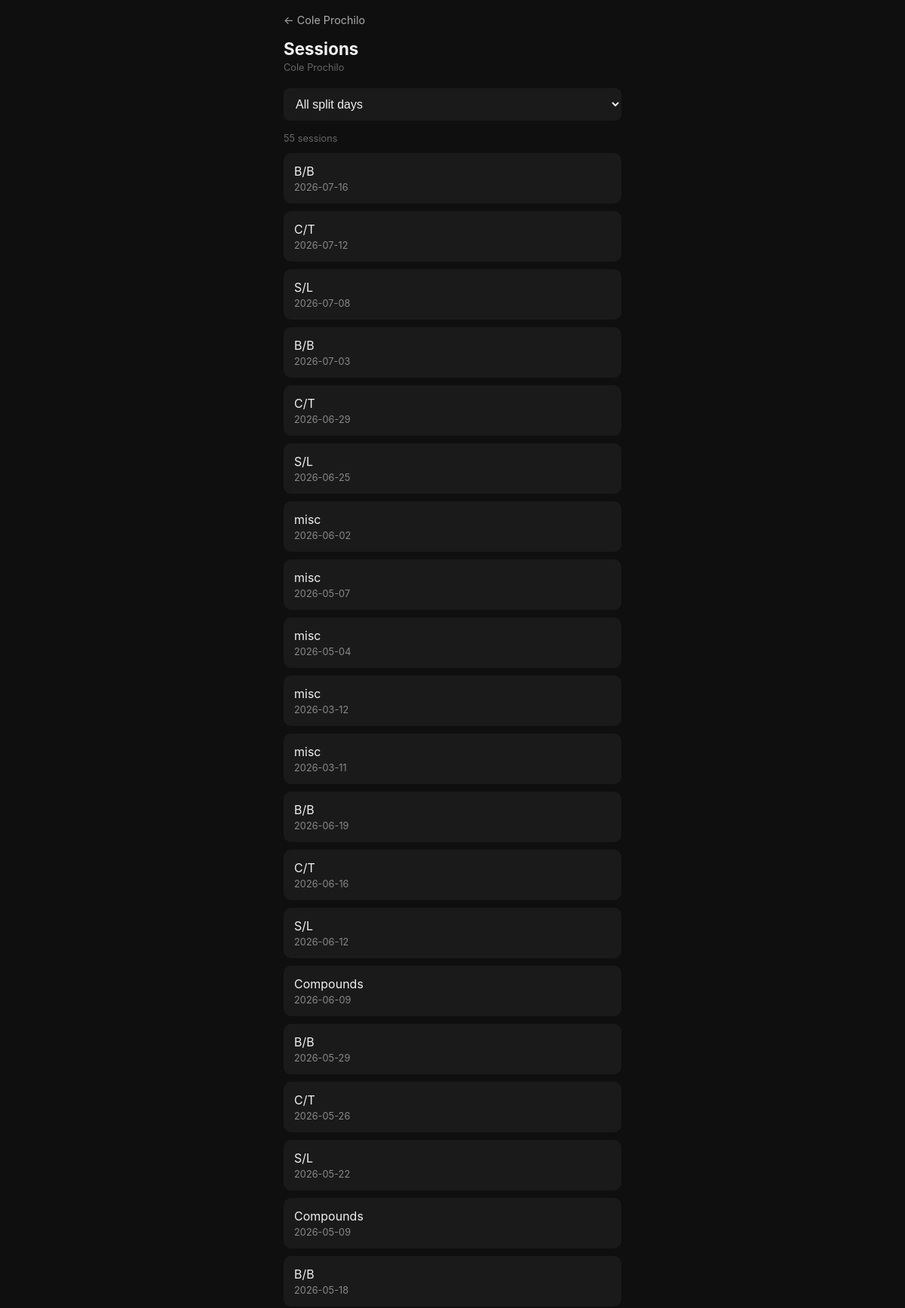
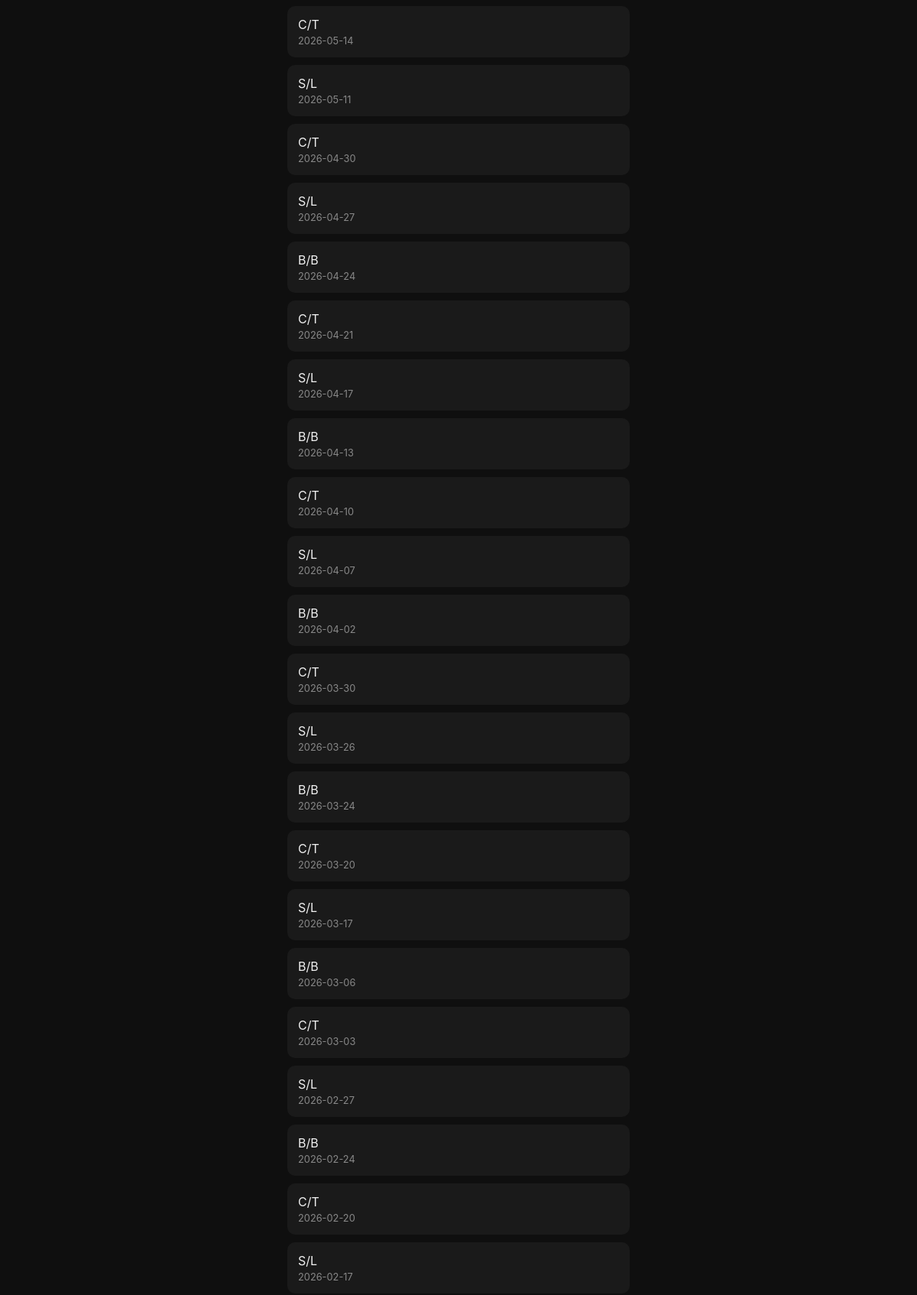
The app's page /user/1/sessions (upper part) with its own data (2 pictures, top to bottom).
### tables this page shows
CREATE TABLE users (
    user_id       INTEGER PRIMARY KEY AUTOINCREMENT,
    username      TEXT NOT NULL UNIQUE,
    password_hash TEXT NOT NULL,
    date_created  TEXT NOT NULL
);

CREATE TABLE workout_sessions (
    workout_id    INTEGER PRIMARY KEY AUTOINCREMENT,
    user_id       INTEGER NOT NULL REFERENCES users(user_id),
    date          TEXT NOT NULL,
    split_day     TEXT REFERENCES split_days(name)
, ended INTEGER DEFAULT 0);

### web_app.py (the view)
@app.route("/user/<int:user_id>/sessions")
def all_sessions(user_id):
    with get_conn() as conn:
        user = conn.execute("SELECT username FROM users WHERE user_id = ?", (user_id,)).fetchone()
        if not user:
            return redirect(url_for("index"))
        split_filter = request.args.get("split")
        split_days = [r[0] for r in conn.execute(
            "SELECT DISTINCT split_day FROM workout_sessions WHERE user_id = ? ORDER BY split_day",
            (user_id,)
        ).fetchall()]
        if split_filter:
            sessions = conn.execute(
                "SELECT workout_id, date, split_day FROM workout_sessions WHERE user_id = ? AND split_day = ? ORDER BY workout_id DESC",
                (user_id, split_filter)
            ).fetchall()
        else:
            sessions = conn.execute(
                "SELECT workout_id, date, split_day FROM workout_sessions WHERE user_id = ? ORDER BY workout_id DESC",
                (user_id,)
            ).fetchall()
    return render_template("all_sessions.html", user_id=user_id, username=user[0],
                           sessions=sessions, split_days=split_days, split_filter=split_filter)

### db.py (called while the page is built)
def get_conn():
    conn = sqlite3.connect(DB_PATH)
    conn.execute("PRAGMA foreign_keys = ON")
    return conn

### templates/all_sessions.html (shortened to what this page needs)
{% extends "base.html" %}
{% block content %}
<a class="back-link" href="{{ url_for('user_home', user_id=user_id) }}">← {{ username.title() }}</a>
<h1>Sessions</h1>
<div class="username-tag">{{ username.title() }}</div>
<select onchange="location.replace(this.value)" style="width:100%; padding:12px; border-radius:8px; border:none; background:#1a1a1a; color:#f0f0f0; font-size:1rem; margin-bottom:16px;">
  <option value="{{ url_for('all_sessions', user_id=user_id) }}" {% if not split_filter %}selected{% endif %}>All split days</option>
</select>
<div style="font-size:0.8rem; color:#666; margin-bottom:12px;">{{ sessions|length }} session{{ 's' if sessions|length != 1 else '' }}</div>
{% if not sessions %}
  <p style="color:#666;">No sessions found.</p>
{% else %}
  {% for session in sessions %}
  <a href="{{ url_for('session_detail', user_id=user_id, workout_id=session[0]) }}" class="card" style="display:block; text-decoration:none;">
    <div style="color:#f0f0f0; font-size:1rem;">{{ session[2] }}</div>
    <div style="color:#888; font-size:0.8rem; margin-top:4px;">{{ session[1] }}</div>
  </a>
  {% endfor %}
{% endif %}
{% endblock %}

### templates/base.html (style rules this page uses)
* { box-sizing: border-box; margin: 0; padding: 0; }
body { font-family: -apple-system, BlinkMacSystemFont, sans-serif; background: #0f0f0f; color: #f0f0f0; padding: 16px; max-width: 480px; margin: 0 auto; }
h1 { font-size: 1.4rem; margin-bottom: 4px; }
a { color: #4da6ff; text-decoration: none; }
.card { background: #1a1a1a; border-radius: 10px; padding: 14px; margin-bottom: 10px; }
.back-link { display: inline-block; margin-bottom: 16px; font-size: 0.9rem; color: #aaa; }
.username-tag { font-size: 0.8rem; color: #666; margin-bottom: 20px; }

### records on screen
users: title "Cole Prochilo"
workout_sessions: split_day "B/B", date "2026-07-16"
workout_sessions: split_day "C/T", date "2026-07-12"
workout_sessions: split_day "S/L", date "2026-07-08"
workout_sessions: split_day "B/B", date "2026-07-03"
workout_sessions: split_day "C/T", date "2026-06-29"
workout_sessions: split_day "S/L", date "2026-06-25"
workout_sessions: split_day "misc", date "2026-06-02"
workout_sessions: split_day "misc", date "2026-05-07"
workout_sessions: split_day "misc", date "2026-05-04"
workout_sessions: split_day "misc", date "2026-03-12"
workout_sessions: split_day "misc", date "2026-03-11"
workout_sessions: split_day "B/B", date "2026-06-19"
workout_sessions: split_day "C/T", date "2026-06-16"
workout_sessions: split_day "S/L", date "2026-06-12"
workout_sessions: split_day "Compounds", date "2026-06-09"
workout_sessions: split_day "B/B", date "2026-05-29"
workout_sessions: split_day "C/T", date "2026-05-26"
workout_sessions: split_day "S/L", date "2026-05-22"
workout_sessions: split_day "Compounds", date "2026-05-09"
workout_sessions: split_day "B/B", date "2026-05-18"
workout_sessions: split_day "C/T", date "2026-05-14"
workout_sessions: split_day "S/L", date "2026-05-11"
workout_sessions: split_day "C/T", date "2026-04-30"
workout_sessions: split_day "S/L", date "2026-04-27"
workout_sessions: split_day "B/B", date "2026-04-24"
workout_sessions: split_day "C/T", date "2026-04-21"
workout_sessions: split_day "S/L", date "2026-04-17"
workout_sessions: split_day "B/B", date "2026-04-13"
workout_sessions: split_day "C/T", date "2026-04-10"
workout_sessions: split_day "S/L", date "2026-04-07"
workout_sessions: split_day "B/B", date "2026-04-02"
workout_sessions: split_day "C/T", date "2026-03-30"
workout_sessions: split_day "S/L", date "2026-03-26"
workout_sessions: split_day "B/B", date "2026-03-24"
workout_sessions: split_day "C/T", date "2026-03-20"
workout_sessions: split_day "S/L", date "2026-03-17"
workout_sessions: split_day "B/B", date "2026-03-06"
workout_sessions: split_day "C/T", date "2026-03-03"
workout_sessions: split_day "S/L", date "2026-02-27"
workout_sessions: split_day "B/B", date "2026-02-24"
workout_sessions: split_day "C/T", date "2026-02-20"
workout_sessions: split_day "S/L", date "2026-02-17"

### other values on screen
{{ sessions|length }} "55"
{{ 's' if sessions|length != 1 else '' }} "s"
